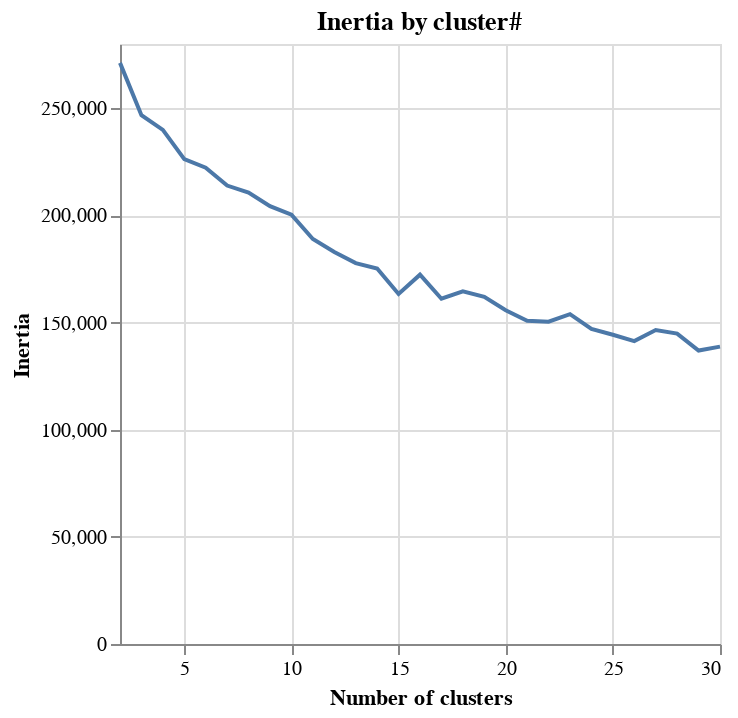

Notebook cell for this chart:
### Code cell
%chart x=cluster_num, y=inertia, title="Inertia by cluster#", height=300, width=600,labelx=Number of clusters, labely=Inertia, mark=line

### Figure 1 — Vega-Lite specification as saved in the notebook (floating-point values rounded to 4 significant figures)
{"$schema": "https://vega.github.io/schema/vega-lite/v3.json", "data": {"format": {"type": "csv"}, "values": "\"cluster_num\",\"inertia\"\n\"2\",\"271190\"\n\"3\",\"246791\"\n\"4\",\"239943\"\n\"5\",\"226265\"\n\"6\",\"222309\"\n\"7\",\"213951\"\n\"8\",\"210696\"\n\"9\",\"204312\"\n\"10\",\"200370\"\n\"11\",\"189021\"\n\"12\",\"182910\"\n\"13\",\"177754\"\n\"14\",\"175222\"\n\"15\",\"163347\"\n\"16\",\"172350\"\n\"17\",\"161131\"\n\"18\",\"164589\"\n\"19\",\"162013\"\n\"20\",\"155786\"\n\"21\",\"150882\"\n\"22\",\"150441\"\n\"23\",\"153922\"\n\"24\",\"147075\"\n\"25\",\"144324\"\n\"26\",\"141358\"\n\"27\",\"146489\"\n\"28\",\"144851\"\n\"29\",\"136931\"\n\"30\",\"138783\"\n"}, "encoding": {"x": {"axis": {"grid": true, "title": "Number of clusters"}, "field": "cluster_num", "type": "quantitative"}, "y": {"axis": {"grid": true, "title": "Inertia"}, "field": "inertia", "type": "quantitative"}}, "height": "300", "mark": {"color": "#4C78A8", "type": "line"}, "title": "Inertia by cluster#", "width": "600"}
